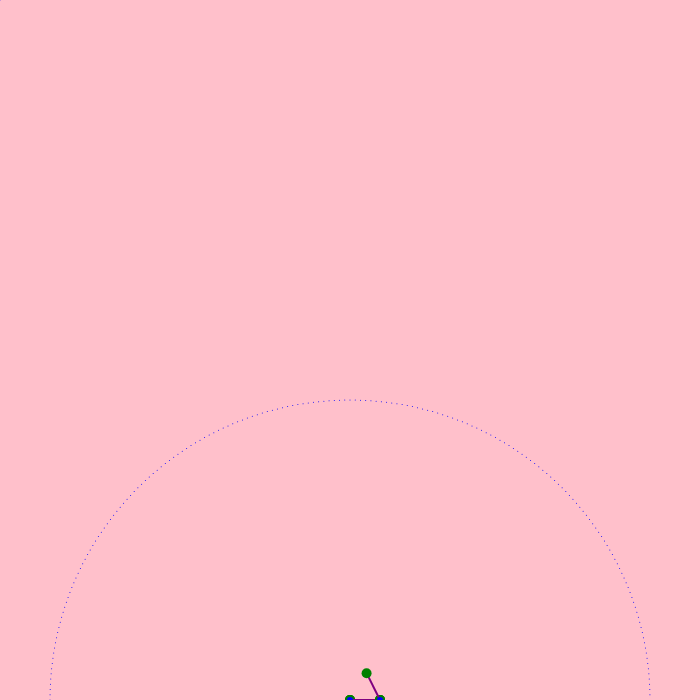
Frame 1 (no input)
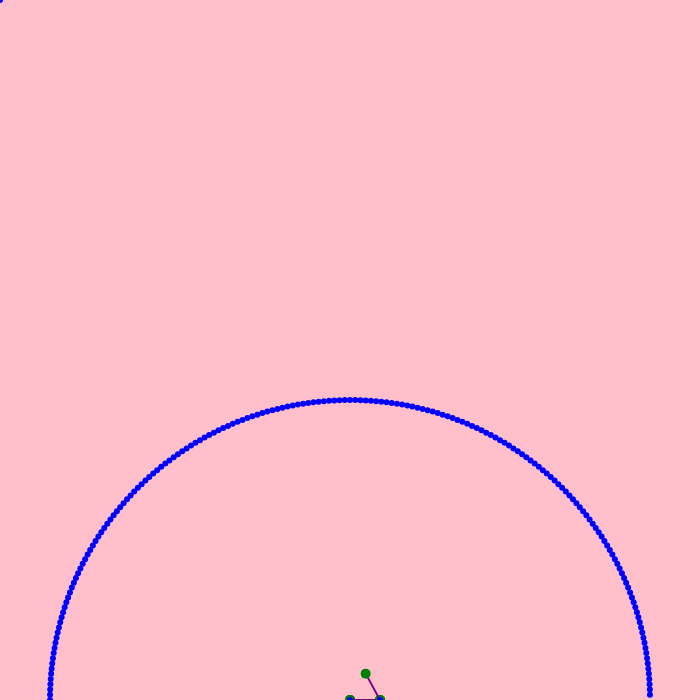
Frame 60 (no input)
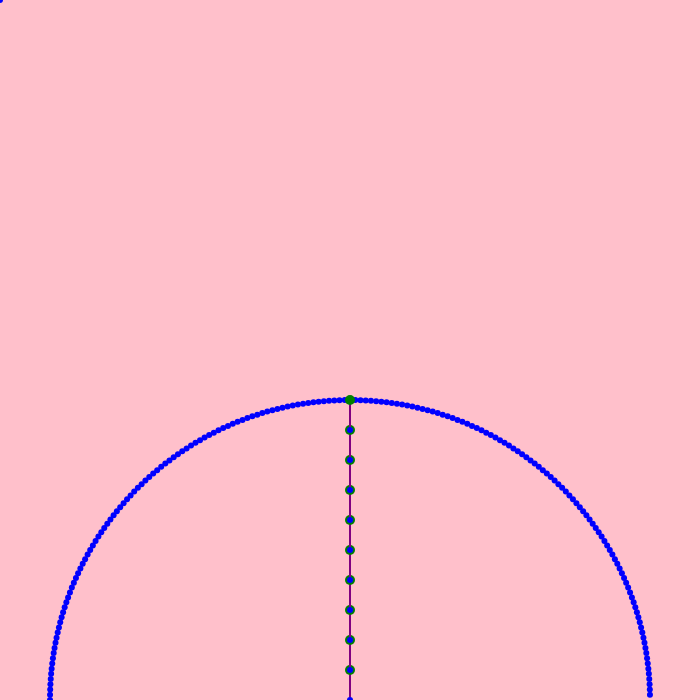
Frame 120 (the mouse pressed at the canvas centre since frame 60)

The p5.js sketch that drew these frames (run headless with seeded random() and noise() and a simulated clock; from frame 60 on, the mouse is pressed at the canvas centre):

// p5.js sketch
// ── sketch.js
let links = [];
class Link {
	constructor(x, y, len, theta){
		this.base = {x, y};
		this.head = {x: len * cos(x), y: len * sin(y)}; 
		this.len = len; 
		this.theta = theta;
	}
	setHead(x = null, y = null){
		this.head.x = x || this.len * cos(this.theta) + this.base.x;
		this.head.y = y || this.len * sin(this.theta) + this.base.y;
	}
	setBase(x, y){
		this.base.x = x;
		this.base.y = y;
	}
	follow(x, y){
		let dy = y - this.base.y;
		let dx = x - this.base.x;
		this.theta = atan2(dy, dx);
		this.setHead(x, y);
		this.setBase(this.head.x - this.len * cos(this.theta), this.head.y - this.len * sin(this.theta));
	
	}
	backTo(x, y){
		let dx = this.base.x - x;
		let dy = this.base.y - y;
		this.setBase(x, y);
		this.setHead(this.head.x - dx, this.head.y - dy);
	}
	draw(){
		stroke("purple")
		strokeWeight(2)
		line(this.base.x, this.base.y, this.head.x, this.head.y);
		strokeWeight(10)
		stroke("green")
		point(this.head.x, this.head.y)
		strokeWeight(6)
		stroke("blue")
		point(this.base.x, this.base.y);
	}


}
let workSpaceRadius = 0;
function setup() {
	createCanvas(700, 700);
	angleMode(DEGREES);
	for(let i = 0; i < 10; i++)
		links.push(new Link(width / 2, height, 30, 180 + 90 +   i * 5))
	for(link of links) workSpaceRadius += link.len;	
}

let p = {x: 0, y: 0};
function updatePoint(x, y){
	p.x = x;
	p.y = y;
}
function draw() {
	background("pink");
	stroke("blue");
	line(0, 0, 100 * cos(270), 100 * sin(270));
	for(let i = 180; i < 360; i++)
		point(width / 2 + workSpaceRadius * cos(i), height + workSpaceRadius * sin(i));
	stroke("purple");
	strokeWeight(2);
	links[links.length - 1].follow(mouseX, mouseY);
	for(let i = links.length - 2; i >= 0; i--){
		links[i].follow(links[i + 1].base.x, links[i + 1].base.y);
	}
	links[0].backTo(width / 2, height);
	for(let i = 1; i < links.length; i++){
		links[i].backTo(links[i - 1].head.x, links[i - 1].head.y);
	}
	for(link of links) link.draw();
}
function mouseClicked(){
	updatePoint(mouseX, mouseY);
	console.clear();
	for(link of links) console.log(link.theta);
}
